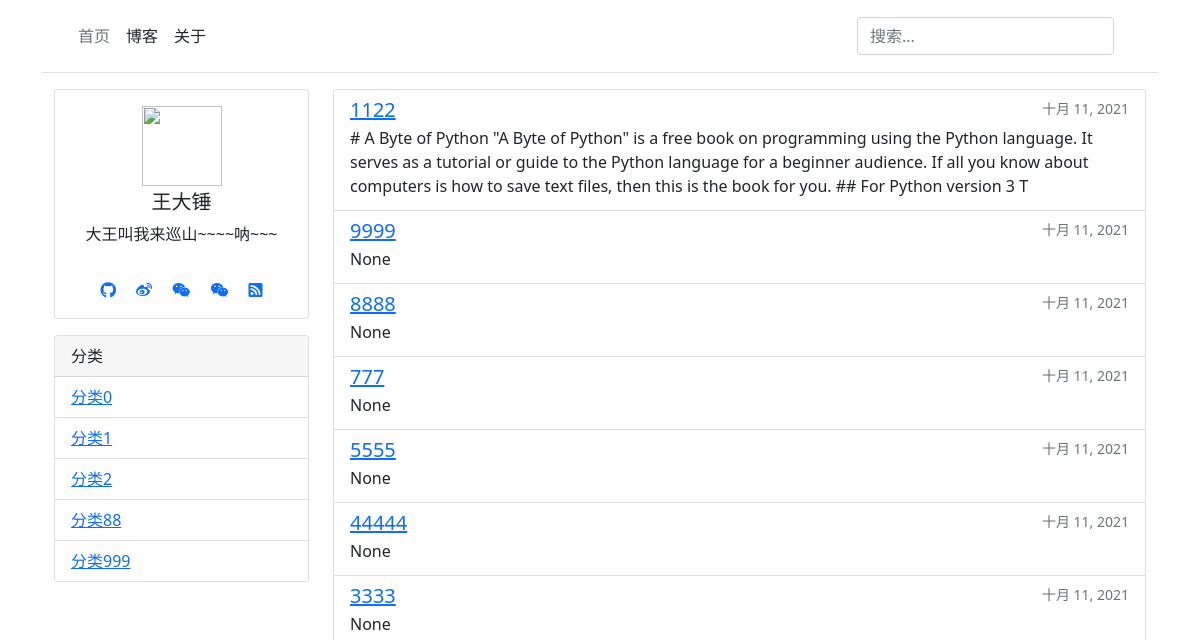
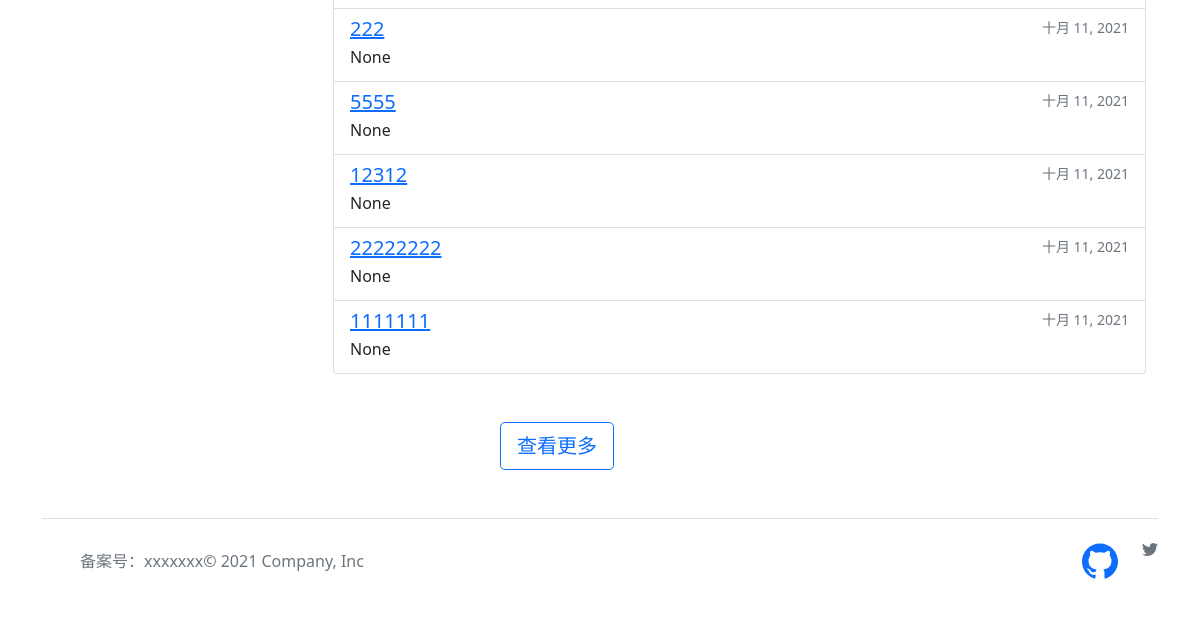
The app's page /, older data (2 pictures, top to bottom).
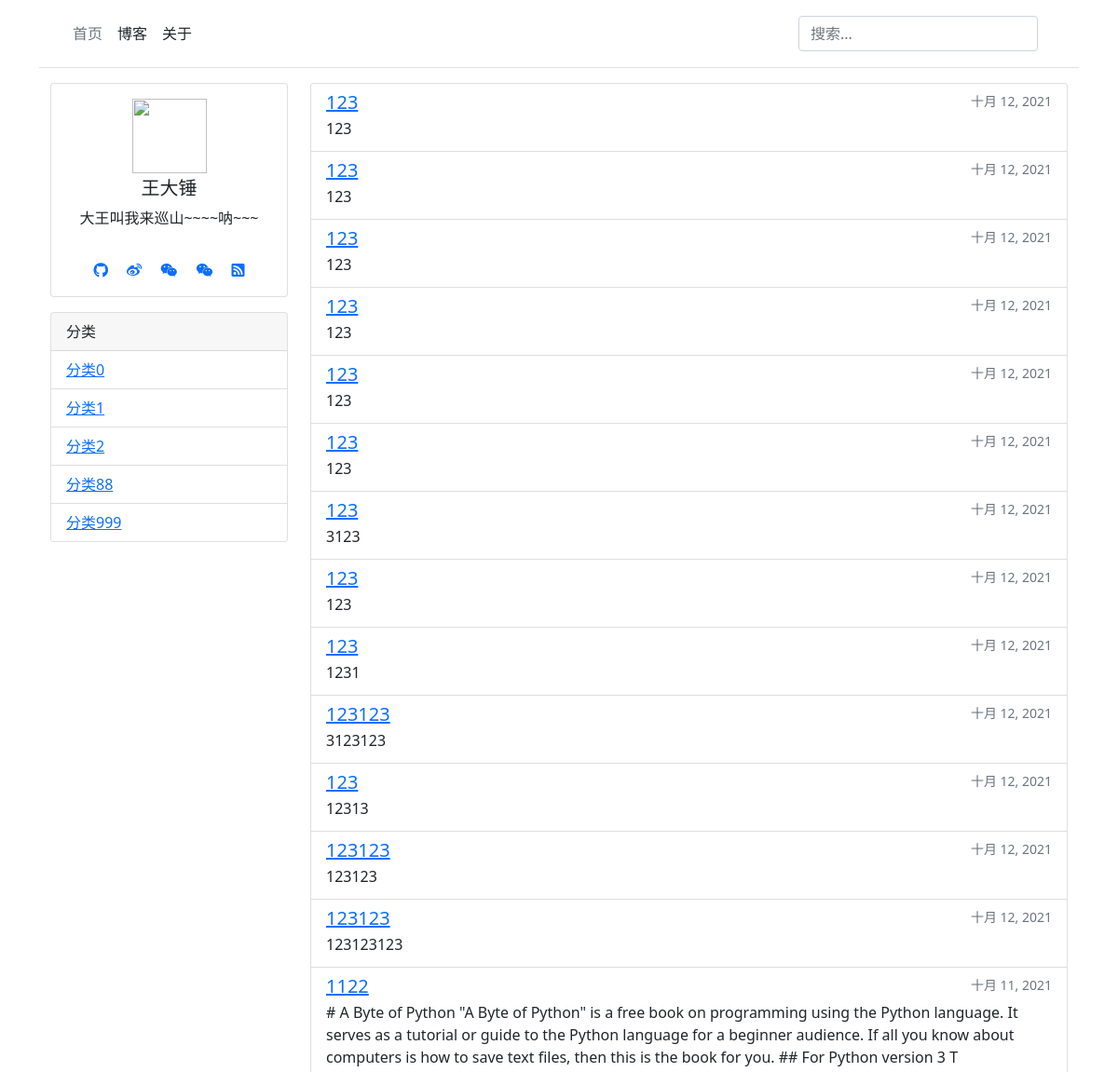
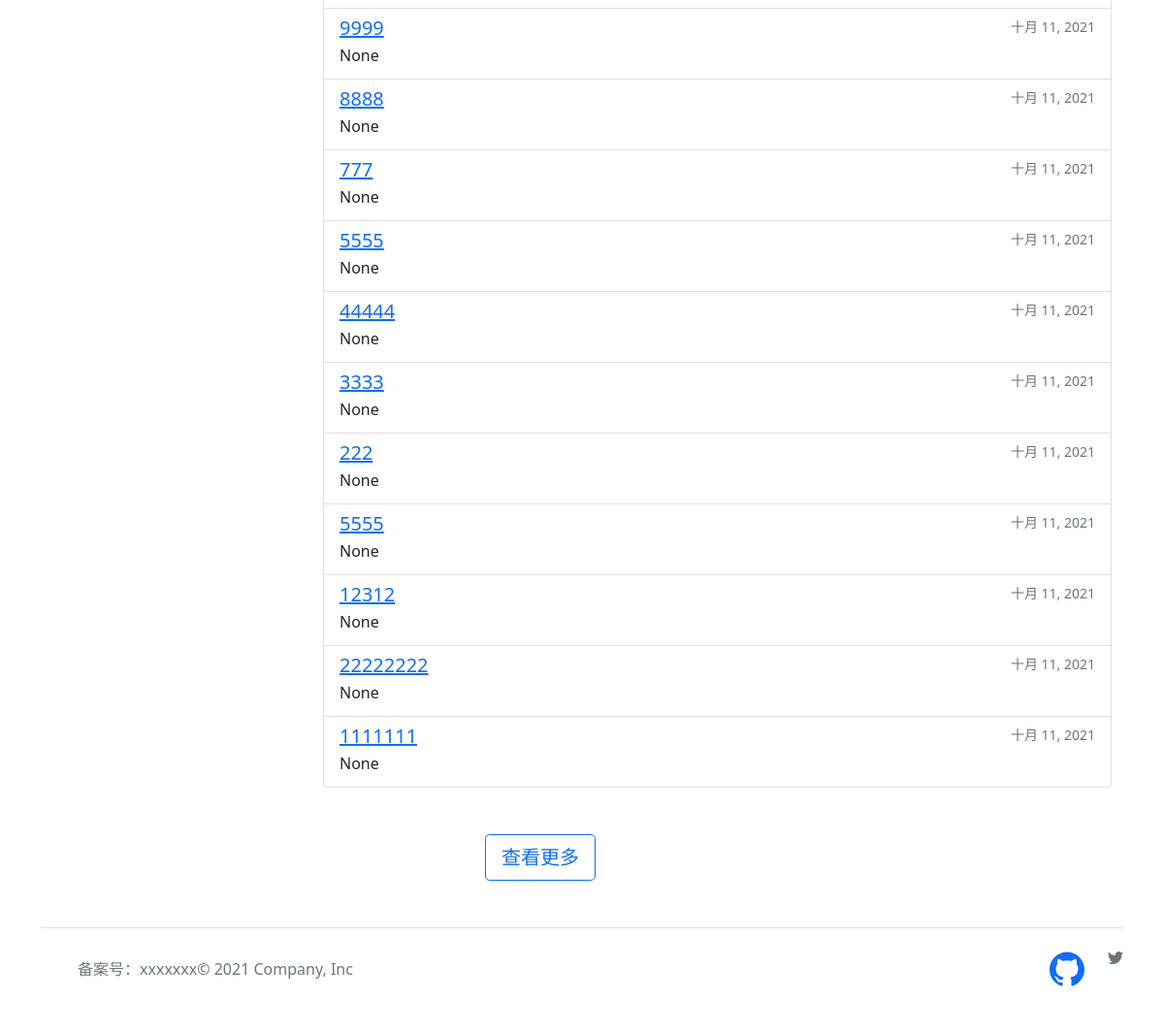
The same page, newer data (2 pictures, top to bottom).
### blog/models.py (models this page shows, shortened)
class Category(models.Model):
    name = models.CharField('分类名', max_length=64)
    sort = models.SmallIntegerField('分类排序', default=0, help_text="数字越小，排名越靠前")
    created = models.DateTimeField(verbose_name='添加时间',  auto_now_add=True)
    modified = models.DateTimeField(verbose_name='修改时间', default=timezone.now)
    def __str__(self):
        return self.name
    def get_absolute_url(self):
        return reverse('category-detail', kwargs={'pk': self.pk})
    class Meta:  # 按sort排序
        ordering = ['sort']
        verbose_name = "分类"
        verbose_name_plural = verbose_name

class Article(models.Model):
    title = models.CharField('文章标题',max_length=128)
    category = models.ForeignKey(Category, verbose_name='文章分类', on_delete=models.SET(category_haveNo), )
    is_public = models.BooleanField('是否公开', default=True, help_text="文章是否公开展示，不勾选就对外隐藏")
    is_original = models.BooleanField('是否原创', default=True, help_text="文章是否原创，不勾选就是转载")
    content_markdown = models.TextField('文章内容markdown', null=True, blank=True)
    content_html = models.TextField('文章内容html', null=True, blank=True,help_text="返回给客户端(根据markdown自动生成的，不要手动修改)")
    keywords = models.CharField('seo的keywords', max_length=640, blank=True, null=True)
    description = models.CharField('seo的description', max_length=640, blank=True, null=True)
    click = models.PositiveIntegerField('点击量',default=0)
    created = models.DateTimeField(verbose_name='添加时间',  auto_now_add=True)
    modified = models.DateTimeField(verbose_name='修改时间', default=timezone.now)
    def get_absolute_url(self):
        return reverse('article-detail', kwargs={'pk': self.pk})
    class Meta:
        ordering = ['-created'] # 默认按照创建时间排序
        verbose_name = "文章"
        verbose_name_plural = verbose_name

### blog/views.py (the view)
# urls.py: path('', IndexPageView.as_view(), name='home'),
class IndexPageView(ListView):
    queryset = Article.get_public_article()
    template_name = "blog/index.html"
    def get_context_data(self, **kwargs):
        context = super().get_context_data(**kwargs)
        context['SITE_CONFIG'] = settings.SITE_CONFIG  # 网站配置信息
        context['category'] = Category.objects.all()  # 网站分类
        return context

### templates/blog/index.html
{% extends "base.html" %}
{% block content %}
<div class="container">
  <div class="row">
    <div class="col-3 d-none d-md-block">
     <div class="row">
         <div class="col">
             {% include 'user_info.html' %}
         </div>
     </div>
          <div class="row mt-3">
         <div class="col">
             {% include 'category.html' %}
         </div>
     </div>
    </div>
    <div class="col">
  <ul class="list-group  ">
      {% for article in object_list %}
   <li   class="list-group-item  ">
    <div class="d-flex w-100 justify-content-between">
      <h5 class="mb-1"><a target="_blank" href="{{ article.get_absolute_url }}"> {{ article.title }}</a></h5>
      <small class="text-muted">{{ article.created|date }}</small>
    </div>
    <p class="mb-1">{{ article.content_markdown|slice:":300" }}</p>
  </li>
   {% empty %}
        <li>内容为空。</li>
    {% endfor %}
</ul>
    </div>
  </div>
</div>
<div class="mx-auto mt-5" style="width: 200px;">
<a class="btn btn-outline-primary btn-lg" href="{% url 'article-list' %}" role="button">查看更多</a>
</div>
{% endblock %}

### templates/base.html (shortened to what this page needs)
<!DOCTYPE html>
<html lang="zh-hans">
<head>
    <link href="https://cdn.staticfile.org/twitter-bootstrap/5.1.3/css/bootstrap.min.css" rel="stylesheet" >
    <link href="https://cdn.staticfile.org/font-awesome/5.15.4/css/all.min.css" rel="stylesheet" >
</head>
<body>
<main class="container">
{% include "header.html" %}
{% block content %}{% endblock %}
{% include "footer.html" %}
</main>
</body>
</html>

### templates/header.html (shortened to what this page needs)
<header class="p-3 mb-3 border-bottom">
    <div class="container">
      <div class="d-flex flex-wrap align-items-center justify-content-center justify-content-lg-start">
        <ul class="nav col-12 col-lg-auto me-lg-auto mb-2 justify-content-center mb-md-0">
          <li><a href="{% url 'home' %}" class="nav-link px-2 link-secondary">首页</a></li>
          <li><a href="{% url 'article-list' %}" class="nav-link px-2 link-dark">博客</a></li>
          <li><a href="{% url 'about' %}" class="nav-link px-2 link-dark">关于</a></li>
        </ul>
        <form class="col-12 col-lg-auto mb-3 mb-lg-0 me-lg-3">
          <input name="q" type="search" class="form-control" placeholder="搜索..." aria-label="Search">
        </form>
        </div>
      </div>
  </header>

### templates/user_info.html
<div class="card text-center"  >
  <div class="card-body">
      <img style="width: 80px;height: 80px" src="{{ SITE_CONFIG.我的信息.头像 }}" alt="">
    <h5 class="card-title mt-1">{{ SITE_CONFIG.我的信息.名字 }}</h5>
    <p class="card-text">{{ SITE_CONFIG.我的信息.座右铭 }}</p>
  </div>
  <div class="card-body">
      {% if SITE_CONFIG.我的信息.社交信息.github.显示 %}
           <a target="_blank" href="{{ SITE_CONFIG.我的信息.社交信息.github.内容 }}" class="card-link"><i class="fab fa-github"></i></a>
      {% endif %}
      {% if SITE_CONFIG.我的信息.社交信息.微博.显示 %}
           <a target="_blank" href="{{ SITE_CONFIG.我的信息.社交信息.微博.内容 }}" class="card-link"><i class="fab fa-weibo"></i></a>
      {% endif %}
      {% if SITE_CONFIG.我的信息.社交信息.微信.显示 %}
       <a class="card-link" href="#"  data-bs-toggle="tooltip" data-bs-html="true" title="<img src='{{ SITE_CONFIG.我的信息.社交信息.微信.内容 }}' alt='微信'>">
        <i class="fab fa-weixin"></i></a>
      {% endif %}
      {% if SITE_CONFIG.我的信息.社交信息.微信公众号.显示 %}
       <a class="card-link" href="#"  data-bs-toggle="tooltip" data-bs-html="true" title="<img src='{{ SITE_CONFIG.我的信息.社交信息.微信公众号.内容 }}' alt='微信公众号'>">
        <i class="fab fa-weixin"></i></a>
      {% endif %}
      {% if SITE_CONFIG.我的信息.社交信息.rss.显示 %}
           <a target="_blank" href="" class="card-link"><i class="fas fa-rss-square"></i></a>
      {% endif %}
  </div>
</div>

### templates/category.html
<div class="card"  >
  <div class="card-header">
    分类
  </div>
  <ul class="list-group list-group-flush">
    {% for item in category %}
      <li class="list-group-item">
          <a target="_blank" href="{{ item.get_absolute_url }}">{{ item }}</a>
      </li>
    {% empty %}
    啥都没有
    {% endfor %}
  </ul>
</div>

### templates/footer.html (shortened to what this page needs)
<footer class="d-flex flex-wrap justify-content-between align-items-center py-3 my-4 border-top mt-5">
    <div class="col-md-4 d-flex align-items-center">
      <a href="/" class="mb-3 me-2 mb-md-0 text-muted text-decoration-none lh-1">
        <svg class="bi" width="30" height="24"><use xlink:href="#bootstrap"></use></svg>
      </a>
      <span class="text-muted"> 备案号：xxxxxxx </span>
          <span class="text-muted">© 2021 Company, Inc </span>
    </div>
    <ul class="nav col-md-4 justify-content-end list-unstyled d-flex">
      <li class="ms-3">
          <a class="nav-link p-2" href="https://github.com/twbs" target="_blank" rel="noopener" aria-label="GitHub">
        </a>
      </li>
      <li class="ms-3">
          <a class="text-muted" href="#">
          </a>
      </li>
    </ul>
  </footer>

Row changes from the older to the newer data that the page shows:
added Article: title "123", created "十月 12, 2021", content_markdown "123"
added Article: title "123", created "十月 12, 2021", content_markdown "123"
added Article: title "123", created "十月 12, 2021", content_markdown "123"
added Article: title "123", created "十月 12, 2021", content_markdown "123"
added Article: title "123", created "十月 12, 2021", content_markdown "123"
added Article: title "123", created "十月 12, 2021", content_markdown "123"
added Article: title "123", created "十月 12, 2021", content_markdown "3123"
added Article: title "123", created "十月 12, 2021", content_markdown "123"
added Article: title "123", created "十月 12, 2021", content_markdown "1231"
added Article: title "123123", created "十月 12, 2021", content_markdown "3123123"
added Article: title "123", created "十月 12, 2021", content_markdown "12313"
added Article: title "123123", created "十月 12, 2021", content_markdown "123123"
added Article: title "123123", created "十月 12, 2021", content_markdown "123123123"
